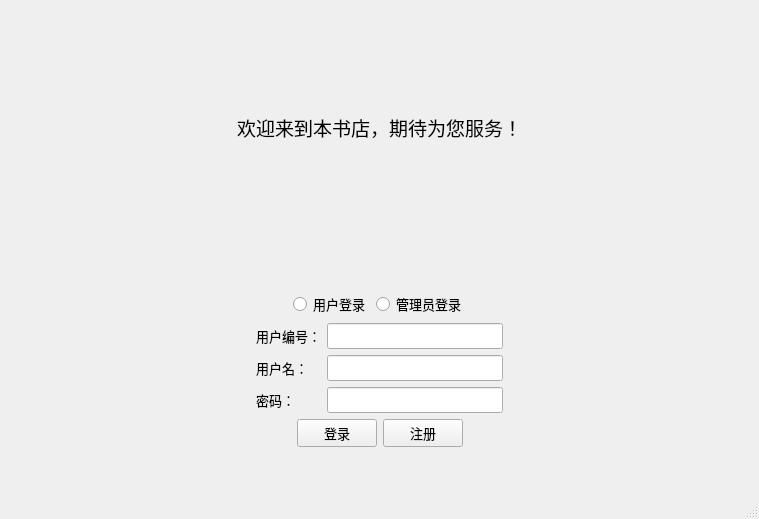
<?xml version="1.0" encoding="UTF-8"?>
<ui version="4.0">
 <class>Welcome</class>
 <widget class="QMainWindow" name="Welcome">
  <property name="geometry">
   <rect>
    <x>0</x>
    <y>0</y>
    <width>759</width>
    <height>519</height>
   </rect>
  </property>
  <property name="font">
   <font>
    <family>Adobe Caslon Pro</family>
    <pointsize>10</pointsize>
   </font>
  </property>
  <property name="windowTitle">
   <string>Welcome</string>
  </property>
  <property name="windowIcon">
   <iconset resource="myresource.qrc">
    <normaloff>:/MyImages/images/book2.ico</normaloff>:/MyImages/images/book2.ico</iconset>
  </property>
  <widget class="QWidget" name="centralwidget">
   <layout class="QVBoxLayout" name="verticalLayout_6">
    <item>
     <layout class="QVBoxLayout" name="verticalLayout_5">
      <item>
       <layout class="QVBoxLayout" name="verticalLayout_3">
        <item>
         <spacer name="verticalSpacer_4">
          <property name="orientation">
           <enum>Qt::Vertical</enum>
          </property>
          <property name="sizeHint" stdset="0">
           <size>
            <width>20</width>
            <height>40</height>
           </size>
          </property>
         </spacer>
        </item>
        <item>
         <layout class="QHBoxLayout" name="horizontalLayout_4">
          <item>
           <spacer name="horizontalSpacer_5">
            <property name="orientation">
             <enum>Qt::Horizontal</enum>
            </property>
            <property name="sizeHint" stdset="0">
             <size>
              <width>40</width>
              <height>20</height>
             </size>
            </property>
           </spacer>
          </item>
          <item>
           <widget class="QLabel" name="label_4">
            <property name="font">
             <font>
              <family>Adobe 仿宋 Std R</family>
              <pointsize>14</pointsize>
             </font>
            </property>
            <property name="frameShadow">
             <enum>QFrame::Plain</enum>
            </property>
            <property name="text">
             <string>欢迎来到本书店，期待为您服务！</string>
            </property>
           </widget>
          </item>
          <item>
           <spacer name="horizontalSpacer_6">
            <property name="orientation">
             <enum>Qt::Horizontal</enum>
            </property>
            <property name="sizeHint" stdset="0">
             <size>
              <width>40</width>
              <height>20</height>
             </size>
            </property>
           </spacer>
          </item>
         </layout>
        </item>
        <item>
         <spacer name="verticalSpacer_3">
          <property name="orientation">
           <enum>Qt::Vertical</enum>
          </property>
          <property name="sizeHint" stdset="0">
           <size>
            <width>20</width>
            <height>40</height>
           </size>
          </property>
         </spacer>
        </item>
       </layout>
      </item>
      <item>
       <layout class="QVBoxLayout" name="verticalLayout_4">
        <item>
         <spacer name="verticalSpacer">
          <property name="orientation">
           <enum>Qt::Vertical</enum>
          </property>
          <property name="sizeHint" stdset="0">
           <size>
            <width>20</width>
            <height>40</height>
           </size>
          </property>
         </spacer>
        </item>
        <item>
         <layout class="QVBoxLayout" name="verticalLayout_2">
          <item>
           <layout class="QHBoxLayout" name="horizontalLayout_5">
            <item>
             <spacer name="horizontalSpacer_8">
              <property name="orientation">
               <enum>Qt::Horizontal</enum>
              </property>
              <property name="sizeHint" stdset="0">
               <size>
                <width>40</width>
                <height>20</height>
               </size>
              </property>
             </spacer>
            </item>
            <item>
             <widget class="QRadioButton" name="radioButton">
              <property name="text">
               <string>用户登录</string>
              </property>
             </widget>
            </item>
            <item>
             <widget class="QRadioButton" name="radioButton_2">
              <property name="text">
               <string>管理员登录</string>
              </property>
             </widget>
            </item>
            <item>
             <spacer name="horizontalSpacer_7">
              <property name="orientation">
               <enum>Qt::Horizontal</enum>
              </property>
              <property name="sizeHint" stdset="0">
               <size>
                <width>40</width>
                <height>20</height>
               </size>
              </property>
             </spacer>
            </item>
           </layout>
          </item>
          <item>
           <layout class="QVBoxLayout" name="verticalLayout">
            <item>
             <layout class="QHBoxLayout" name="horizontalLayout">
              <item>
               <spacer name="horizontalSpacer">
                <property name="orientation">
                 <enum>Qt::Horizontal</enum>
                </property>
                <property name="sizeHint" stdset="0">
                 <size>
                  <width>40</width>
                  <height>20</height>
                 </size>
                </property>
               </spacer>
              </item>
              <item>
               <layout class="QFormLayout" name="formLayout">
                <item row="0" column="0">
                 <widget class="QLabel" name="label">
                  <property name="text">
                   <string>用户编号：</string>
                  </property>
                 </widget>
                </item>
                <item row="0" column="1">
                 <widget class="QLineEdit" name="lineEdit">
                  <property name="styleSheet">
                   <string notr="true">color: rgb(255, 255, 255);</string>
                  </property>
                 </widget>
                </item>
                <item row="1" column="1">
                 <widget class="QLineEdit" name="lineEdit_2"/>
                </item>
                <item row="2" column="0">
                 <widget class="QLabel" name="label_3">
                  <property name="text">
                   <string>密码：</string>
                  </property>
                 </widget>
                </item>
                <item row="2" column="1">
                 <widget class="QLineEdit" name="lineEdit_3">
                  <property name="echoMode">
                   <enum>QLineEdit::Password</enum>
                  </property>
                 </widget>
                </item>
                <item row="1" column="0">
                 <widget class="QLabel" name="label_2">
                  <property name="text">
                   <string>用户名：</string>
                  </property>
                 </widget>
                </item>
               </layout>
              </item>
              <item>
               <spacer name="horizontalSpacer_2">
                <property name="orientation">
                 <enum>Qt::Horizontal</enum>
                </property>
                <property name="sizeHint" stdset="0">
                 <size>
                  <width>40</width>
                  <height>20</height>
                 </size>
                </property>
               </spacer>
              </item>
             </layout>
            </item>
            <item>
             <layout class="QHBoxLayout" name="horizontalLayout_3">
              <item>
               <spacer name="horizontalSpacer_3">
                <property name="orientation">
                 <enum>Qt::Horizontal</enum>
                </property>
                <property name="sizeHint" stdset="0">
                 <size>
                  <width>40</width>
                  <height>20</height>
                 </size>
                </property>
               </spacer>
              </item>
              <item>
               <layout class="QHBoxLayout" name="horizontalLayout_2">
                <item>
                 <widget class="QPushButton" name="pushButton">
                  <property name="text">
                   <string>登录</string>
                  </property>
                 </widget>
                </item>
                <item>
                 <widget class="QPushButton" name="pushButton_2">
                  <property name="text">
                   <string>注册</string>
                  </property>
                 </widget>
                </item>
               </layout>
              </item>
              <item>
               <spacer name="horizontalSpacer_4">
                <property name="orientation">
                 <enum>Qt::Horizontal</enum>
                </property>
                <property name="sizeHint" stdset="0">
                 <size>
                  <width>40</width>
                  <height>20</height>
                 </size>
                </property>
               </spacer>
              </item>
             </layout>
            </item>
           </layout>
          </item>
         </layout>
        </item>
        <item>
         <spacer name="verticalSpacer_2">
          <property name="orientation">
           <enum>Qt::Vertical</enum>
          </property>
          <property name="sizeHint" stdset="0">
           <size>
            <width>20</width>
            <height>40</height>
           </size>
          </property>
         </spacer>
        </item>
       </layout>
      </item>
     </layout>
    </item>
   </layout>
  </widget>
  <widget class="QMenuBar" name="menubar">
   <property name="geometry">
    <rect>
     <x>0</x>
     <y>0</y>
     <width>759</width>
     <height>22</height>
    </rect>
   </property>
  </widget>
  <widget class="QStatusBar" name="statusbar"/>
 </widget>
 <resources>
  <include location="myresource.qrc"/>
 </resources>
 <connections/>
</ui>
